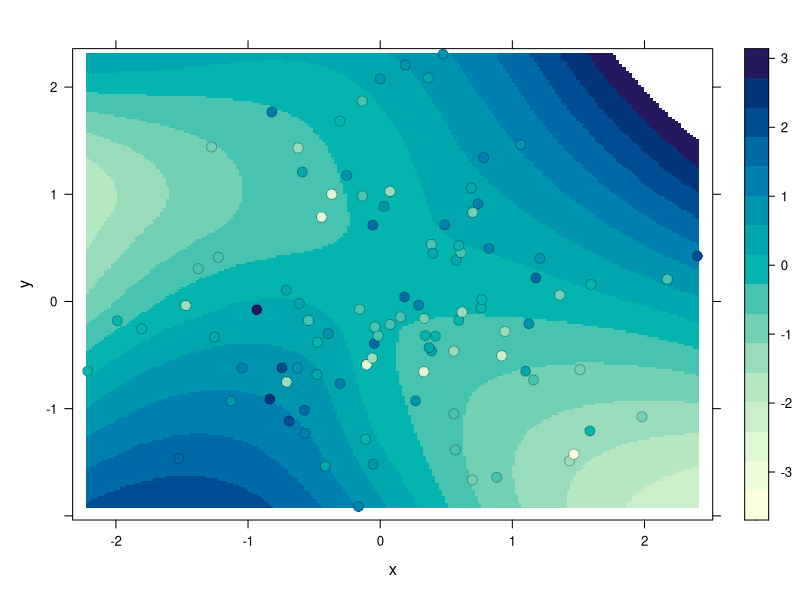

This chart was generated by the following R code: (Note: this script raises an error after producing the figure.)
## ---- chunk 1
knitr::opts_chunk$set( warning=FALSE, message=FALSE)
## ---- chunk 2
# library
library(latticeExtra) 
 
# create data
set.seed(1) 
data <- data.frame(x = rnorm(100), y = rnorm(100)) 
data$z <- with(data, x * y + rnorm(100, sd = 1)) 
 
# showing data points on the same color scale 
levelplot(z ~ x * y, data, 
          panel = panel.levelplot.points, cex = 1.2
    ) + 
    layer_(panel.2dsmoother(..., n = 200))
## ---- chunk 3
htmltools::includeHTML("htmlChunkRelatedCorrelation.html")
